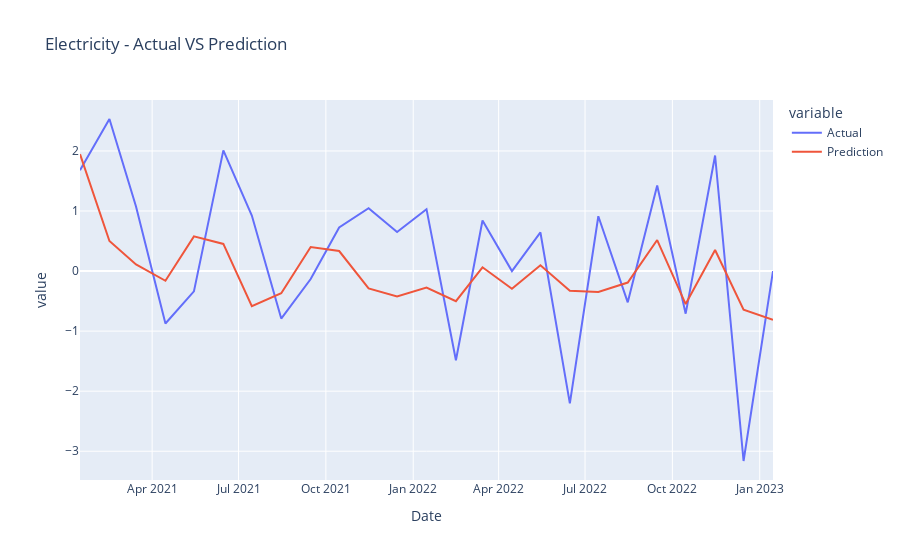
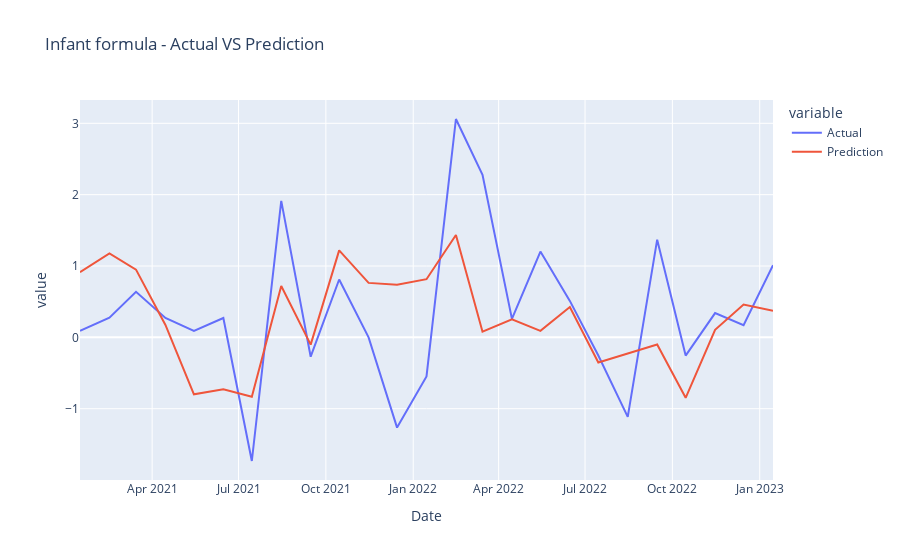
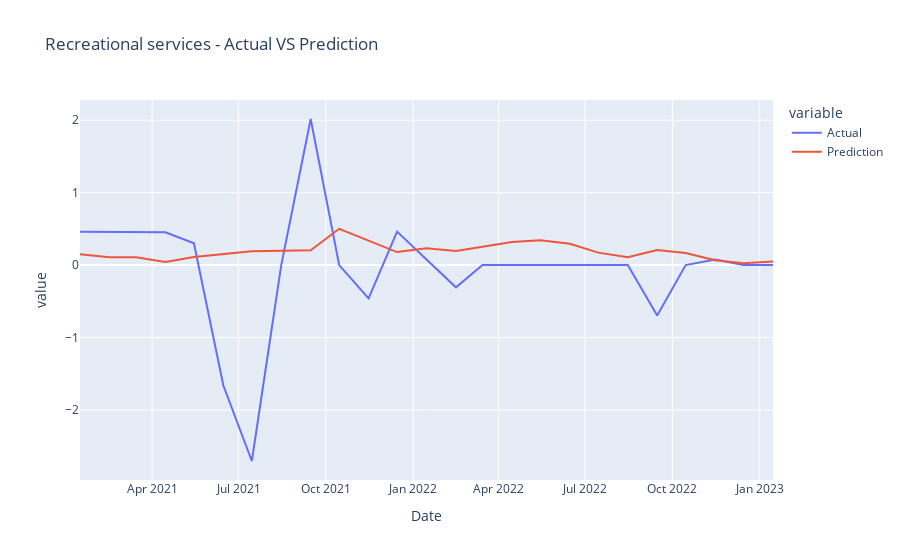
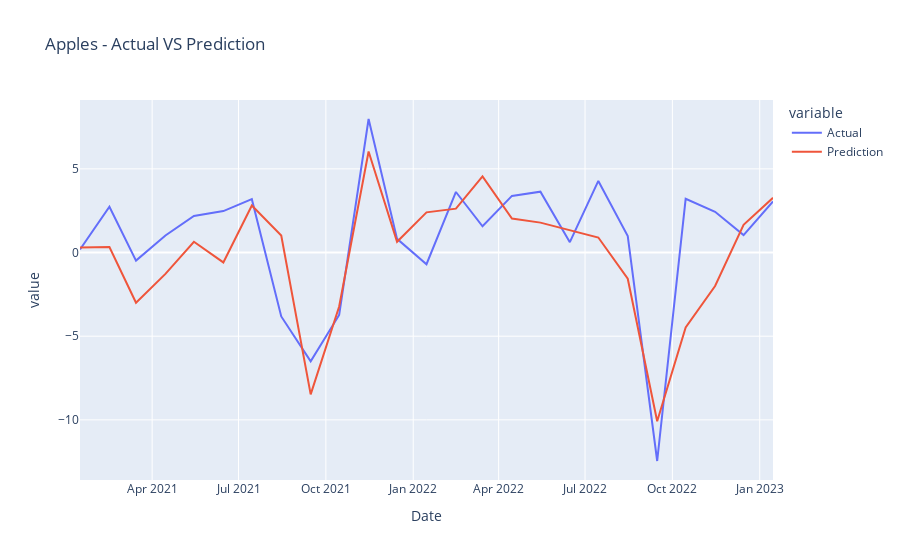

These figures' notebook cell, in order:
### Code cell
plot_results(all_data_test_dict, all_categories)

### Figure 1 — Plotly figure (JSON) as saved in the notebook; plotly's stock layout.template omitted (floating-point values rounded to 4 significant figures)
{"data": [{"hovertemplate": "variable=Actual<br>Date=%{x}<br>value=%{y}<extra></extra>", "legendgroup": "Actual", "line": {"color": "#636efa", "dash": "solid"}, "marker": {"symbol": "circle"}, "mode": "lines", "name": "Actual", "orientation": "v", "showlegend": true, "type": "scatter", "x": ["2021-01-15", "2021-02-15", "2021-03-15", "2021-04-15", "2021-05-15", "2021-06-15", "2021-07-15", "2021-08-15", "2021-09-15", "2021-10-15", "2021-11-15", "2021-12-15", "2022-01-15", "2022-02-15", "2022-03-15", "2022-04-15", "2022-05-15", "2022-06-15", "2022-07-15", "2022-08-15", "2022-09-15", "2022-10-15", "2022-11-15", "2022-12-15", "2023-01-15"], "xaxis": "x", "y": [1.677, 2.532, 1.075, -0.8728, -0.3377, 2.009, 0.9241, -0.7916, -0.1325, 0.7268, 1.048, 0.6494, 1.03, -1.484, 0.8417, 0, 0.6427, -2.202, 0.9127, -0.5205, 1.425, -0.7099, 1.924, -3.163, 0], "yaxis": "y"}, {"hovertemplate": "variable=Prediction<br>Date=%{x}<br>value=%{y}<extra></extra>", "legendgroup": "Prediction", "line": {"color": "#EF553B", "dash": "solid"}, "marker": {"symbol": "circle"}, "mode": "lines", "name": "Prediction", "orientation": "v", "showlegend": true, "type": "scatter", "x": ["2021-01-15", "2021-02-15", "2021-03-15", "2021-04-15", "2021-05-15", "2021-06-15", "2021-07-15", "2021-08-15", "2021-09-15", "2021-10-15", "2021-11-15", "2021-12-15", "2022-01-15", "2022-02-15", "2022-03-15", "2022-04-15", "2022-05-15", "2022-06-15", "2022-07-15", "2022-08-15", "2022-09-15", "2022-10-15", "2022-11-15", "2022-12-15", "2023-01-15"], "xaxis": "x", "y": [1.946, 0.4998, 0.1099, -0.162, 0.5774, 0.4519, -0.5864, -0.3699, 0.4011, 0.3331, -0.2894, -0.4221, -0.2762, -0.5015, 0.06292, -0.2947, 0.09501, -0.3289, -0.3493, -0.1915, 0.5164, -0.5495, 0.3497, -0.643, -0.8124], "yaxis": "y"}], "layout": {"legend": {"title": {"text": "variable"}, "tracegroupgap": 0}, "title": {"text": "Electricity - Actual VS Prediction"}, "xaxis": {"anchor": "y", "domain": [0, 1], "title": {"text": "Date"}}, "yaxis": {"anchor": "x", "domain": [0, 1], "title": {"text": "value"}}}}

### Figure 2 — Plotly figure (JSON) as saved in the notebook; plotly's stock layout.template omitted (floating-point values rounded to 4 significant figures)
{"data": [{"hovertemplate": "variable=Actual<br>Date=%{x}<br>value=%{y}<extra></extra>", "legendgroup": "Actual", "line": {"color": "#636efa", "dash": "solid"}, "marker": {"symbol": "circle"}, "mode": "lines", "name": "Actual", "orientation": "v", "showlegend": true, "type": "scatter", "x": ["2021-01-15", "2021-02-15", "2021-03-15", "2021-04-15", "2021-05-15", "2021-06-15", "2021-07-15", "2021-08-15", "2021-09-15", "2021-10-15", "2021-11-15", "2021-12-15", "2022-01-15", "2022-02-15", "2022-03-15", "2022-04-15", "2022-05-15", "2022-06-15", "2022-07-15", "2022-08-15", "2022-09-15", "2022-10-15", "2022-11-15", "2022-12-15", "2023-01-15"], "xaxis": "x", "y": [0.09187, 0.2751, 0.639, 0.2726, 0.0907, 0.2716, -1.733, 1.913, -0.2711, 0.8112, 0, -1.265, -0.5469, 3.061, 2.279, 0.2596, 1.203, 0.5111, -0.2552, -1.114, 1.369, -0.2552, 0.3401, 0.1696, 1.012], "yaxis": "y"}, {"hovertemplate": "variable=Prediction<br>Date=%{x}<br>value=%{y}<extra></extra>", "legendgroup": "Prediction", "line": {"color": "#EF553B", "dash": "solid"}, "marker": {"symbol": "circle"}, "mode": "lines", "name": "Prediction", "orientation": "v", "showlegend": true, "type": "scatter", "x": ["2021-01-15", "2021-02-15", "2021-03-15", "2021-04-15", "2021-05-15", "2021-06-15", "2021-07-15", "2021-08-15", "2021-09-15", "2021-10-15", "2021-11-15", "2021-12-15", "2022-01-15", "2022-02-15", "2022-03-15", "2022-04-15", "2022-05-15", "2022-06-15", "2022-07-15", "2022-08-15", "2022-09-15", "2022-10-15", "2022-11-15", "2022-12-15", "2023-01-15"], "xaxis": "x", "y": [0.9125, 1.178, 0.9491, 0.1743, -0.7978, -0.729, -0.8332, 0.7206, -0.1019, 1.219, 0.7634, 0.7362, 0.8151, 1.436, 0.07965, 0.2523, 0.09144, 0.4245, -0.3528, -0.2268, -0.09922, -0.8469, 0.1066, 0.4605, 0.3743], "yaxis": "y"}], "layout": {"legend": {"title": {"text": "variable"}, "tracegroupgap": 0}, "title": {"text": "Infant formula - Actual VS Prediction"}, "xaxis": {"anchor": "y", "domain": [0, 1], "title": {"text": "Date"}}, "yaxis": {"anchor": "x", "domain": [0, 1], "title": {"text": "value"}}}}

### Figure 3 — Plotly figure (JSON) as saved in the notebook; plotly's stock layout.template omitted (floating-point values rounded to 4 significant figures)
{"data": [{"hovertemplate": "variable=Actual<br>Date=%{x}<br>value=%{y}<extra></extra>", "legendgroup": "Actual", "line": {"color": "#636efa", "dash": "solid"}, "marker": {"symbol": "circle"}, "mode": "lines", "name": "Actual", "orientation": "v", "showlegend": true, "type": "scatter", "x": ["2021-01-15", "2021-02-15", "2021-03-15", "2021-04-15", "2021-05-15", "2021-06-15", "2021-07-15", "2021-08-15", "2021-09-15", "2021-10-15", "2021-11-15", "2021-12-15", "2022-01-15", "2022-02-15", "2022-03-15", "2022-04-15", "2022-05-15", "2022-06-15", "2022-07-15", "2022-08-15", "2022-09-15", "2022-10-15", "2022-11-15", "2022-12-15", "2023-01-15"], "xaxis": "x", "y": [0.4587, 0.4566, 0.4545, 0.4525, 0.3005, -1.664, -2.706, 0, 2.017, 0, -0.4619, 0.4619, 0.07678, -0.3075, 0, 0, 0, 0, 0, 0, -0.6953, 0, 0.07749, 0, 0], "yaxis": "y"}, {"hovertemplate": "variable=Prediction<br>Date=%{x}<br>value=%{y}<extra></extra>", "legendgroup": "Prediction", "line": {"color": "#EF553B", "dash": "solid"}, "marker": {"symbol": "circle"}, "mode": "lines", "name": "Prediction", "orientation": "v", "showlegend": true, "type": "scatter", "x": ["2021-01-15", "2021-02-15", "2021-03-15", "2021-04-15", "2021-05-15", "2021-06-15", "2021-07-15", "2021-08-15", "2021-09-15", "2021-10-15", "2021-11-15", "2021-12-15", "2022-01-15", "2022-02-15", "2022-03-15", "2022-04-15", "2022-05-15", "2022-06-15", "2022-07-15", "2022-08-15", "2022-09-15", "2022-10-15", "2022-11-15", "2022-12-15", "2023-01-15"], "xaxis": "x", "y": [0.1499, 0.1086, 0.1064, 0.04243, 0.1124, 0.1511, 0.191, 0.1964, 0.2031, 0.5005, 0.3412, 0.1795, 0.2326, 0.1934, 0.2524, 0.3196, 0.3413, 0.2942, 0.1717, 0.108, 0.2067, 0.1665, 0.06687, 0.02392, 0.0479], "yaxis": "y"}], "layout": {"legend": {"title": {"text": "variable"}, "tracegroupgap": 0}, "title": {"text": "Recreational services - Actual VS Prediction"}, "xaxis": {"anchor": "y", "domain": [0, 1], "title": {"text": "Date"}}, "yaxis": {"anchor": "x", "domain": [0, 1], "title": {"text": "value"}}}}

### Figure 4 — Plotly figure (JSON) as saved in the notebook; plotly's stock layout.template omitted (floating-point values rounded to 4 significant figures)
{"data": [{"hovertemplate": "variable=Actual<br>Date=%{x}<br>value=%{y}<extra></extra>", "legendgroup": "Actual", "line": {"color": "#636efa", "dash": "solid"}, "marker": {"symbol": "circle"}, "mode": "lines", "name": "Actual", "orientation": "v", "showlegend": true, "type": "scatter", "x": ["2021-01-15", "2021-02-15", "2021-03-15", "2021-04-15", "2021-05-15", "2021-06-15", "2021-07-15", "2021-08-15", "2021-09-15", "2021-10-15", "2021-11-15", "2021-12-15", "2022-01-15", "2022-02-15", "2022-03-15", "2022-04-15", "2022-05-15", "2022-06-15", "2022-07-15", "2022-08-15", "2022-09-15", "2022-10-15", "2022-11-15", "2022-12-15", "2023-01-15"], "xaxis": "x", "y": [0.1849, 2.733, -0.4805, 1.018, 2.181, 2.476, 3.191, -3.819, -6.503, -3.734, 7.98, 0.8163, -0.6993, 3.618, 1.567, 3.385, 3.637, 0.6192, 4.28, 0.9809, -12.46, 3.209, 2.433, 1.04, 3.055], "yaxis": "y"}, {"hovertemplate": "variable=Prediction<br>Date=%{x}<br>value=%{y}<extra></extra>", "legendgroup": "Prediction", "line": {"color": "#EF553B", "dash": "solid"}, "marker": {"symbol": "circle"}, "mode": "lines", "name": "Prediction", "orientation": "v", "showlegend": true, "type": "scatter", "x": ["2021-01-15", "2021-02-15", "2021-03-15", "2021-04-15", "2021-05-15", "2021-06-15", "2021-07-15", "2021-08-15", "2021-09-15", "2021-10-15", "2021-11-15", "2021-12-15", "2022-01-15", "2022-02-15", "2022-03-15", "2022-04-15", "2022-05-15", "2022-06-15", "2022-07-15", "2022-08-15", "2022-09-15", "2022-10-15", "2022-11-15", "2022-12-15", "2023-01-15"], "xaxis": "x", "y": [0.2941, 0.3324, -3.001, -1.278, 0.6425, -0.5919, 2.811, 1.018, -8.477, -3.227, 6.041, 0.6432, 2.402, 2.621, 4.547, 2.032, 1.787, 1.346, 0.8963, -1.564, -10.08, -4.47, -2.0, 1.653, 3.272], "yaxis": "y"}], "layout": {"legend": {"title": {"text": "variable"}, "tracegroupgap": 0}, "title": {"text": "Apples - Actual VS Prediction"}, "xaxis": {"anchor": "y", "domain": [0, 1], "title": {"text": "Date"}}, "yaxis": {"anchor": "x", "domain": [0, 1], "title": {"text": "value"}}}}
